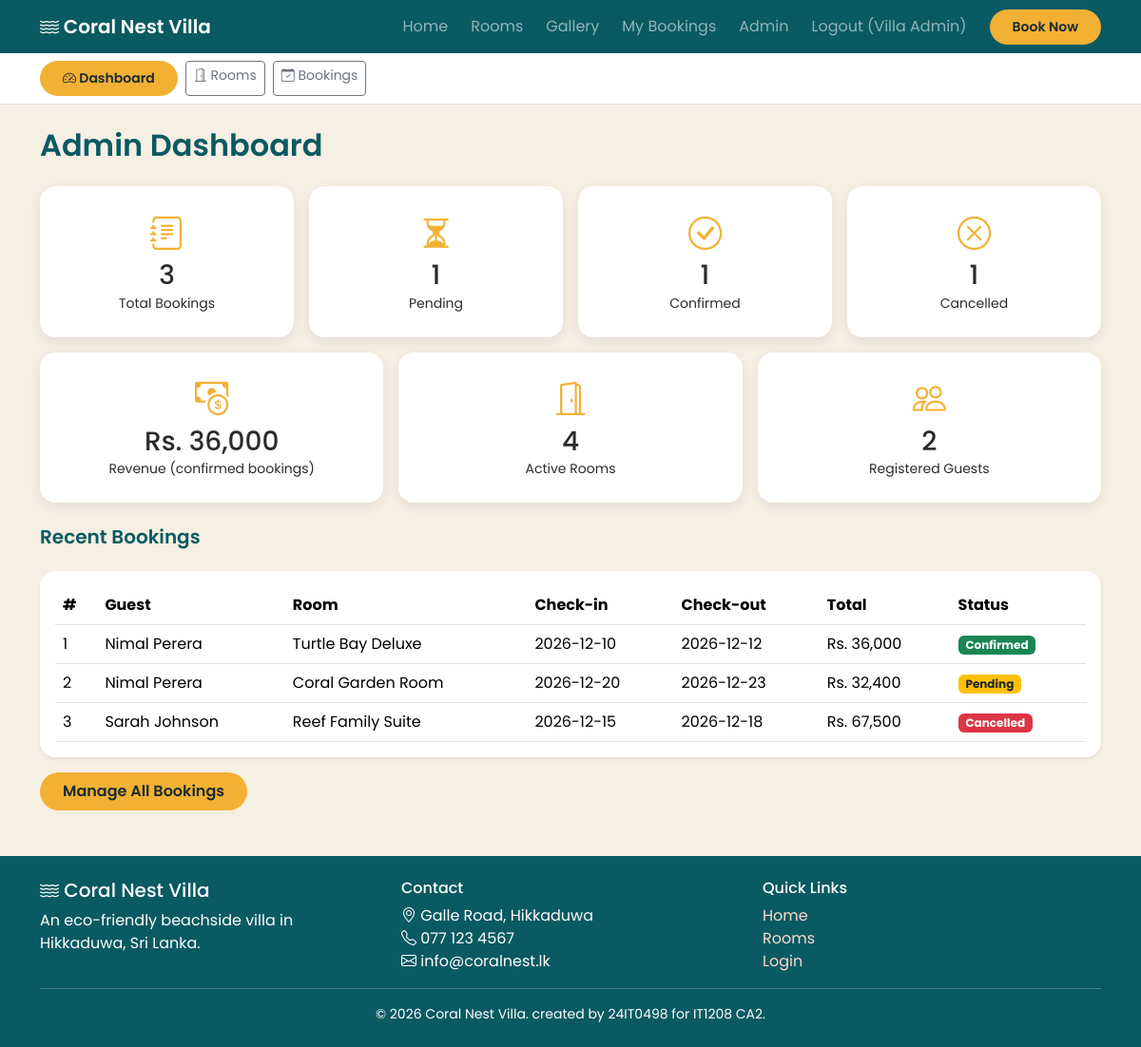
Page /admin/dashboard.php (signed in) on the committed database.
### tables this page shows
CREATE TABLE bookings (
    booking_id     INT AUTO_INCREMENT PRIMARY KEY,
    user_id        INT NOT NULL,
    room_id        INT NOT NULL,
    check_in       DATE NOT NULL,
    check_out      DATE NOT NULL,
    guests         INT NOT NULL DEFAULT 1,
    nights         INT NOT NULL,
    total_amount   DECIMAL(10,2) NOT NULL,
    booking_status ENUM('Pending','Confirmed','Cancelled') NOT NULL DEFAULT 'Pending',
    booking_date   TIMESTAMP DEFAULT CURRENT_TIMESTAMP,
    CONSTRAINT fk_booking_user FOREIGN KEY (user_id) REFERENCES users(user_id) ON DELETE CASCADE,
    CONSTRAINT fk_booking_room FOREIGN KEY (room_id) REFERENCES rooms(room_id) ON DELETE CASCADE,
    CONSTRAINT chk_dates CHECK (check_out > check_in)
);

CREATE TABLE users (
    user_id        INT AUTO_INCREMENT PRIMARY KEY,
    name           VARCHAR(100) NOT NULL,
    email          VARCHAR(100) NOT NULL UNIQUE,
    contact_number VARCHAR(20)  NOT NULL,
    password       VARCHAR(255) NOT NULL,           
    role           ENUM('guest','admin') NOT NULL DEFAULT 'guest',
    created_at     TIMESTAMP DEFAULT CURRENT_TIMESTAMP
);

CREATE TABLE rooms (
    room_id         INT AUTO_INCREMENT PRIMARY KEY,
    room_name       VARCHAR(100) NOT NULL,
    room_type       VARCHAR(50)  NOT NULL,
    description     TEXT,
    facilities      VARCHAR(255),
    price_per_night DECIMAL(10,2) NOT NULL CHECK (price_per_night > 0),
    max_guests      INT NOT NULL CHECK (max_guests > 0),
    image           VARCHAR(255) DEFAULT 'default.jpg',
    room_status     ENUM('active','inactive') NOT NULL DEFAULT 'active'
);

### admin/dashboard.php (the view, shortened to what this page needs)
<?php
require_once '../includes/db.php';
$stats = $pdo->query(
    "SELECT COUNT(*) AS total,
            COALESCE(SUM(booking_status = 'Pending'), 0)   AS pending,
            COALESCE(SUM(booking_status = 'Confirmed'), 0) AS confirmed,
            COALESCE(SUM(booking_status = 'Cancelled'), 0) AS cancelled,
            COALESCE(SUM(CASE WHEN booking_status = 'Confirmed' THEN total_amount END), 0) AS revenue
     FROM bookings"
)->fetch();
$rooms_count  = $pdo->query("SELECT COUNT(*) FROM rooms WHERE room_status = 'active'")->fetchColumn();
$guests_count = $pdo->query("SELECT COUNT(*) FROM users WHERE role = 'guest'")->fetchColumn();
$recent = $pdo->query(
    "SELECT b.*, u.name AS guest_name, r.room_name
     FROM bookings b
     JOIN users u ON b.user_id = u.user_id
     JOIN rooms r ON b.room_id = r.room_id
     ORDER BY b.booking_date DESC LIMIT 5"
)->fetchAll();
$badge = ['Pending' => 'bg-warning text-dark', 'Confirmed' => 'bg-success', 'Cancelled' => 'bg-danger'];
include '../includes/header.php';
include '../includes/admin_nav.php';
?>
<div class="container my-4">
  <h2 class="section-title">Admin Dashboard</h2>
  <div class="row g-3 mb-4">
    <div class="col-6 col-md-3"><div class="feature-box"><i class="bi bi-journal-text"></i><h3 class="mb-0"><?= (int)$stats['total'] ?></h3><small>Total Bookings</small></div></div>
    <div class="col-6 col-md-3"><div class="feature-box"><i class="bi bi-hourglass-split"></i><h3 class="mb-0"><?= (int)$stats['pending'] ?></h3><small>Pending</small></div></div>
    <div class="col-6 col-md-3"><div class="feature-box"><i class="bi bi-check-circle"></i><h3 class="mb-0"><?= (int)$stats['confirmed'] ?></h3><small>Confirmed</small></div></div>
    <div class="col-6 col-md-3"><div class="feature-box"><i class="bi bi-x-circle"></i><h3 class="mb-0"><?= (int)$stats['cancelled'] ?></h3><small>Cancelled</small></div></div>
    <div class="col-12 col-md-4"><div class="feature-box"><i class="bi bi-cash-coin"></i><h3 class="mb-0">Rs. <?= number_format($stats['revenue']) ?></h3><small>Revenue (confirmed bookings)</small></div></div>
    <div class="col-6 col-md-4"><div class="feature-box"><i class="bi bi-door-open"></i><h3 class="mb-0"><?= (int)$rooms_count ?></h3><small>Active Rooms</small></div></div>
    <div class="col-6 col-md-4"><div class="feature-box"><i class="bi bi-people"></i><h3 class="mb-0"><?= (int)$guests_count ?></h3><small>Registered Guests</small></div></div>
  </div>
  <h5 class="section-title">Recent Bookings</h5>
  <div class="table-responsive bg-white rounded-4 shadow-sm p-3">
    <table class="table align-middle mb-0">
      <thead><tr><th>#</th><th>Guest</th><th>Room</th><th>Check-in</th><th>Check-out</th><th>Total</th><th>Status</th></tr></thead>
      <tbody>
        <?php foreach ($recent as $b): ?>
          <tr>
            <td><?= (int)$b['booking_id'] ?></td>
            <td><?= htmlspecialchars($b['guest_name']) ?></td>
            <td><?= htmlspecialchars($b['room_name']) ?></td>
            <td><?= htmlspecialchars($b['check_in']) ?></td>
            <td><?= htmlspecialchars($b['check_out']) ?></td>
            <td>Rs. <?= number_format($b['total_amount']) ?></td>
            <td><span class="badge <?= $badge[$b['booking_status']] ?>"><?= htmlspecialchars($b['booking_status']) ?></span></td>
          </tr>
        <?php endforeach; ?>
      </tbody>
    </table>
  </div>
  <a href="bookings.php" class="btn btn-coral mt-3">Manage All Bookings</a>
</div>
<?php include '../includes/footer.php'; ?>

### css/style.css (style rules this page uses)
:root { --teal: #0e7c86; --teal-dark: #095a62; --sand: #f6efe3; --coral: #ff7a66; --text: #2b2b2b; }
body { background: var(--sand); color: var(--text); font-family: 'Poppins', sans-serif; }
.btn-coral { background: var(--coral); color: #fff; border: none; border-radius: 30px; padding: 8px 24px; }
.section-title { color: var(--teal-dark); font-weight: 600; margin-bottom: 1.5rem; }
.feature-box { text-align: center; padding: 24px 12px; background: #fff; border-radius: 16px; box-shadow: 0 4px 14px rgba(0,0,0,.08); height: 100%; }
.feature-box i { font-size: 2.2rem; color: var(--coral); }
:root { --coral: #f2b134; }
.btn-coral { background: #f2b134; color: #1b2b2e; font-weight: 600; }

### rows in the picture
bookings: booking_id "1", user.name "Nimal Perera", room.room_name "Turtle Bay Deluxe", check_in "2026-12-10", check_out "2026-12-12", total_amount "36,000", booking_status "Confirmed"
bookings: booking_id "2", user.name "Nimal Perera", room.room_name "Coral Garden Room", check_in "2026-12-20", check_out "2026-12-23", total_amount "32,400", booking_status "Pending"
bookings: booking_id "3", user.name "Sarah Johnson", room.room_name "Reef Family Suite", check_in "2026-12-15", check_out "2026-12-18", total_amount "67,500", booking_status "Cancelled"

### other values in the picture
$_SESSION['name'] "Villa Admin"
$stats['total'] "3"
$stats['pending'] "1"
$stats['confirmed'] "1"
$stats['cancelled'] "1"
$stats['revenue'] "36,000"
$rooms_count "4"
$guests_count "2"
